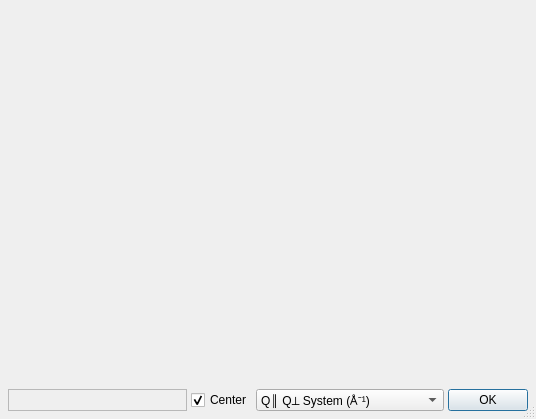
<?xml version="1.0" encoding="UTF-8"?>
<ui version="4.0">
 <class>EllipseDlg</class>
 <widget class="QDialog" name="EllipseDlg">
  <property name="geometry">
   <rect>
    <x>0</x>
    <y>0</y>
    <width>536</width>
    <height>419</height>
   </rect>
  </property>
  <property name="windowTitle">
   <string>Resolution Ellipses</string>
  </property>
  <property name="sizeGripEnabled">
   <bool>true</bool>
  </property>
  <layout class="QGridLayout" name="gridLayout">
   <property name="margin">
    <number>4</number>
   </property>
   <property name="spacing">
    <number>4</number>
   </property>
   <item row="0" column="0">
    <widget class="QwtPlot" name="plot1">
     <property name="sizePolicy">
      <sizepolicy hsizetype="Preferred" vsizetype="Preferred">
       <horstretch>1</horstretch>
       <verstretch>1</verstretch>
      </sizepolicy>
     </property>
    </widget>
   </item>
   <item row="2" column="0" colspan="2">
    <widget class="QFrame" name="frame">
     <property name="frameShape">
      <enum>QFrame::NoFrame</enum>
     </property>
     <property name="frameShadow">
      <enum>QFrame::Plain</enum>
     </property>
     <layout class="QHBoxLayout" name="horizontalLayout">
      <property name="spacing">
       <number>4</number>
      </property>
      <property name="margin">
       <number>4</number>
      </property>
      <item>
       <widget class="QLabel" name="labelStatus">
        <property name="sizePolicy">
         <sizepolicy hsizetype="Ignored" vsizetype="Preferred">
          <horstretch>0</horstretch>
          <verstretch>0</verstretch>
         </sizepolicy>
        </property>
        <property name="frameShape">
         <enum>QFrame::StyledPanel</enum>
        </property>
        <property name="frameShadow">
         <enum>QFrame::Sunken</enum>
        </property>
        <property name="text">
         <string/>
        </property>
       </widget>
      </item>
      <item>
       <widget class="QCheckBox" name="checkCenter">
        <property name="sizePolicy">
         <sizepolicy hsizetype="Fixed" vsizetype="Preferred">
          <horstretch>0</horstretch>
          <verstretch>0</verstretch>
         </sizepolicy>
        </property>
        <property name="toolTip">
         <string>Center Ellipses on Coordinate Origin</string>
        </property>
        <property name="text">
         <string>Center</string>
        </property>
        <property name="checked">
         <bool>true</bool>
        </property>
       </widget>
      </item>
      <item>
       <widget class="QComboBox" name="comboCoord">
        <property name="sizePolicy">
         <sizepolicy hsizetype="Preferred" vsizetype="Preferred">
          <horstretch>0</horstretch>
          <verstretch>0</verstretch>
         </sizepolicy>
        </property>
        <item>
         <property name="text">
          <string>Q∥ Q⟂ System (Å⁻¹)</string>
         </property>
        </item>
        <item>
         <property name="text">
          <string>hkl System (rlu)</string>
         </property>
        </item>
        <item>
         <property name="text">
          <string>Scattering Plane System (rlu)</string>
         </property>
        </item>
       </widget>
      </item>
      <item>
       <widget class="QDialogButtonBox" name="buttonBox">
        <property name="sizePolicy">
         <sizepolicy hsizetype="Fixed" vsizetype="Preferred">
          <horstretch>0</horstretch>
          <verstretch>0</verstretch>
         </sizepolicy>
        </property>
        <property name="orientation">
         <enum>Qt::Horizontal</enum>
        </property>
        <property name="standardButtons">
         <set>QDialogButtonBox::Ok</set>
        </property>
       </widget>
      </item>
     </layout>
    </widget>
   </item>
   <item row="1" column="0">
    <widget class="QwtPlot" name="plot3">
     <property name="sizePolicy">
      <sizepolicy hsizetype="Preferred" vsizetype="Preferred">
       <horstretch>1</horstretch>
       <verstretch>1</verstretch>
      </sizepolicy>
     </property>
    </widget>
   </item>
   <item row="1" column="1">
    <widget class="QwtPlot" name="plot4">
     <property name="sizePolicy">
      <sizepolicy hsizetype="Preferred" vsizetype="Preferred">
       <horstretch>1</horstretch>
       <verstretch>1</verstretch>
      </sizepolicy>
     </property>
    </widget>
   </item>
   <item row="0" column="1">
    <widget class="QwtPlot" name="plot2">
     <property name="sizePolicy">
      <sizepolicy hsizetype="Preferred" vsizetype="Preferred">
       <horstretch>1</horstretch>
       <verstretch>1</verstretch>
      </sizepolicy>
     </property>
    </widget>
   </item>
  </layout>
 </widget>
 <customwidgets>
  <customwidget>
   <class>QwtPlot</class>
   <extends>QFrame</extends>
   <header>qwt_plot.h</header>
  </customwidget>
 </customwidgets>
 <tabstops>
  <tabstop>checkCenter</tabstop>
  <tabstop>comboCoord</tabstop>
  <tabstop>buttonBox</tabstop>
 </tabstops>
 <resources/>
 <connections>
  <connection>
   <sender>buttonBox</sender>
   <signal>accepted()</signal>
   <receiver>EllipseDlg</receiver>
   <slot>accept()</slot>
   <hints>
    <hint type="sourcelabel">
     <x>248</x>
     <y>254</y>
    </hint>
    <hint type="destinationlabel">
     <x>157</x>
     <y>274</y>
    </hint>
   </hints>
  </connection>
  <connection>
   <sender>buttonBox</sender>
   <signal>rejected()</signal>
   <receiver>EllipseDlg</receiver>
   <slot>reject()</slot>
   <hints>
    <hint type="sourcelabel">
     <x>316</x>
     <y>260</y>
    </hint>
    <hint type="destinationlabel">
     <x>286</x>
     <y>274</y>
    </hint>
   </hints>
  </connection>
 </connections>
</ui>
